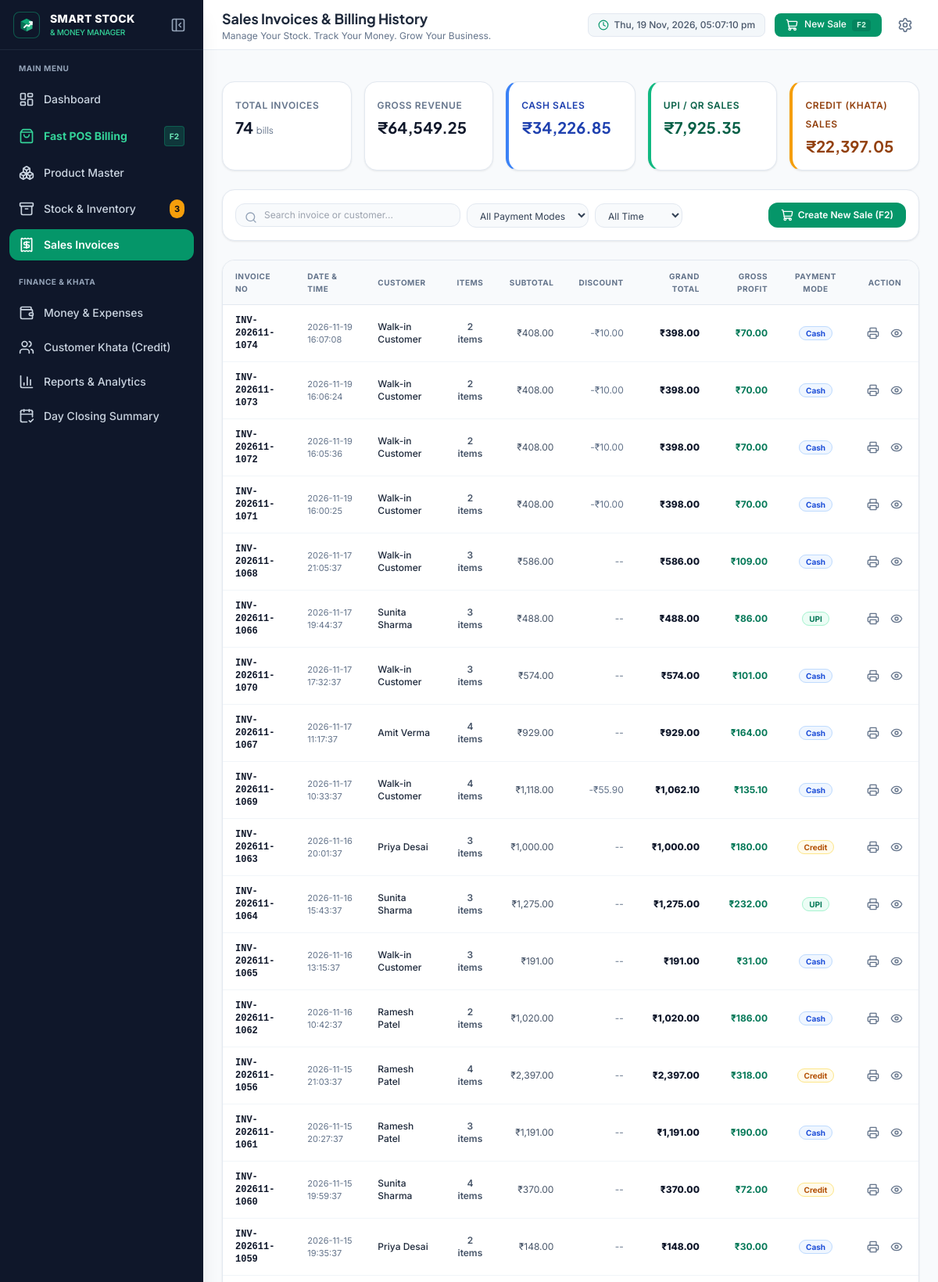
/sales (signed in, upper part), run on the app's committed database.
### tables this page shows
CREATE TABLE sales (
        id INTEGER PRIMARY KEY AUTOINCREMENT,
        invoice_no TEXT UNIQUE NOT NULL,
        customer_id INTEGER,
        customer_name TEXT DEFAULT 'Walk-in Customer',
        subtotal REAL NOT NULL,
        discount_type TEXT DEFAULT 'fixed',
        discount_value REAL DEFAULT 0,
        discount_amount REAL DEFAULT 0,
        grand_total REAL NOT NULL,
        total_cost REAL NOT NULL DEFAULT 0,
        profit REAL NOT NULL DEFAULT 0,
        payment_method TEXT NOT NULL CHECK(payment_method IN ('Cash', 'UPI', 'Credit')),
        payment_status TEXT NOT NULL DEFAULT 'Paid' CHECK(payment_status IN ('Paid', 'Pending', 'Partial')),
        amount_paid REAL NOT NULL DEFAULT 0,
        notes TEXT,
        created_at TIMESTAMP DEFAULT CURRENT_TIMESTAMP,
        FOREIGN KEY (customer_id) REFERENCES customers (id) ON DELETE SET NULL
    );

### app.py (the view)
@app.route('/sales')
@login_required
def sales_view():
    search_query = request.args.get('q', '').strip()
    selected_method = request.args.get('method', '').strip()
    selected_period = request.args.get('period', 'all').strip()
    conn = get_db()
    cursor = conn.cursor()
    query = """
        SELECT s.*, COUNT(si.id) as item_count
        FROM sales s
        LEFT JOIN sale_items si ON s.id = si.sale_id
        WHERE 1=1
    """
    params = []
    if search_query:
        query += " AND (s.invoice_no LIKE ? OR s.customer_name LIKE ?)"
        params.extend([f"%{search_query}%", f"%{search_query}%"])
    if selected_method:
        query += " AND s.payment_method = ?"
        params.append(selected_method)
    if selected_period == 'today':
        query += " AND DATE(s.created_at) = DATE('now', 'localtime')"
    elif selected_period == 'yesterday':
        query += " AND DATE(s.created_at) = DATE('now', '-1 day', 'localtime')"
    elif selected_period == 'last7':
        query += " AND DATE(s.created_at) >= DATE('now', '-7 days', 'localtime')"
    elif selected_period == 'month':
        query += " AND strftime('%Y-%m', s.created_at) = strftime('%Y-%m', 'now', 'localtime')"
    query += " GROUP BY s.id ORDER BY s.created_at DESC"
    cursor.execute(query, params)
    sales = cursor.fetchall()
    total_sales_amount = sum(s['grand_total'] for s in sales)
    cash_sales_amount = sum(s['grand_total'] for s in sales if s['payment_method'] == 'Cash')
    upi_sales_amount = sum(s['grand_total'] for s in sales if s['payment_method'] == 'UPI')
    credit_sales_amount = sum(s['grand_total'] for s in sales if s['payment_method'] == 'Credit')
    conn.close()
    return render_template(
        'sales.html',
        active_page='sales',
        sales=sales,
        total_invoices_count=len(sales),
        total_sales_amount=total_sales_amount,
        cash_sales_amount=cash_sales_amount,
        upi_sales_amount=upi_sales_amount,
        credit_sales_amount=credit_sales_amount,
        search_query=search_query,
        selected_method=selected_method,
        selected_period=selected_period
    )

### app.py (called while the page is built, shortened)
def login_required(f):
    @wraps(f)
    def decorated_function(*args, **kwargs):
        if 'user_id' not in session:
            flash('Please sign in to access your shop dashboard.', 'info')
            return redirect(url_for('login', next=request.url))
        return f(*args, **kwargs)
    return decorated_function

def get_current_shop():
    conn = get_db()
    cursor = conn.cursor()
    user_id = session.get('user_id', 1)
    cursor.execute("SELECT * FROM users WHERE id = ?", (user_id,))
    user = cursor.fetchone()
    conn.close()
    return dict(user)

@app.context_processor
def inject_global_data():
    if 'user_id' in session:
        conn = get_db()
        cursor = conn.cursor()
        cursor.execute("SELECT COUNT(*) as count FROM products WHERE is_active = 1 AND quantity <= min_stock")
        row = cursor.fetchone()
        conn.close()
        low_count = row['count'] if row else 0
        session['low_stock_count'] = low_count
    return {
        'current_year': datetime.now().year,
        'today_str': datetime.now().strftime('%Y-%m-%d'),
        'shop_profile': get_current_shop()
    }

### database.py (called while the page is built)
def get_db():
    conn = sqlite3.connect(DB_PATH)
    conn.row_factory = sqlite3.Row
    conn.execute("PRAGMA foreign_keys = ON")
    return conn

### templates/sales.html (shortened to what this page needs)
{% extends "base.html" %}
{% block header_title %}Sales Invoices &amp; Billing History{% endblock %}
{% block content %}
<div class="space-y-6">
    <div class="grid grid-cols-2 sm:grid-cols-2 lg:grid-cols-5 gap-4">
        <div class="saas-card p-4">
            <span class="text-xs font-semibold text-slate-500 uppercase tracking-wider">Total Invoices</span>
            <div class="text-xl font-bold text-slate-900 font-heading mt-1">{{ total_invoices_count }} <span class="text-xs font-normal text-slate-500">bills</span></div>
        </div>
        <div class="saas-card p-4">
            <span class="text-xs font-semibold text-slate-500 uppercase tracking-wider">Gross Revenue</span>
            <div class="text-xl font-bold text-slate-900 font-heading mt-1">₹{{ "{:,.2f}".format(total_sales_amount) }}</div>
        </div>
        <div class="saas-card p-4 border-l-4 border-l-blue-500">
            <span class="text-xs font-semibold text-blue-800 uppercase tracking-wider">Cash Sales</span>
            <div class="text-xl font-bold text-blue-800 font-heading mt-1">₹{{ "{:,.2f}".format(cash_sales_amount) }}</div>
        </div>
        <div class="saas-card p-4 border-l-4 border-l-emerald-500">
            <span class="text-xs font-semibold text-emerald-800 uppercase tracking-wider">UPI / QR Sales</span>
            <div class="text-xl font-bold text-emerald-800 font-heading mt-1">₹{{ "{:,.2f}".format(upi_sales_amount) }}</div>
        </div>
        <div class="saas-card p-4 border-l-4 border-l-amber-500">
            <span class="text-xs font-semibold text-amber-800 uppercase tracking-wider">Credit (Khata) Sales</span>
            <div class="text-xl font-bold text-amber-800 font-heading mt-1">₹{{ "{:,.2f}".format(credit_sales_amount) }}</div>
        </div>
    </div>
    <div class="saas-card p-4 flex flex-col md:flex-row items-stretch md:items-center justify-between gap-3">
        <form method="GET" action="{{ url_for('sales_view') }}" class="flex-1 flex flex-col sm:flex-row items-center gap-2">
            <div class="relative w-full sm:w-72">
                <i data-lucide="search" class="w-4 h-4 text-slate-400 absolute left-3 top-2.5"></i>
                <input type="text" name="q" value="{{ search_query }}" placeholder="Search invoice or customer..."
                       class="w-full pl-9 pr-3 py-1.5 text-xs border border-slate-200 rounded-xl focus:outline-none focus:ring-1 focus:ring-emerald-500 bg-slate-50 focus:bg-white">
            </div>
            <select name="method" onchange="this.form.submit()" class="w-full sm:w-auto py-1.5 px-3 text-xs border border-slate-200 rounded-xl bg-slate-50 focus:bg-white text-slate-700">
                <option value="">All Payment Modes</option>
            </select>
            <select name="period" onchange="this.form.submit()" class="w-full sm:w-auto py-1.5 px-3 text-xs border border-slate-200 rounded-xl bg-slate-50 focus:bg-white text-slate-700">
                <option value="all" {% if selected_period == 'all' %}selected{% endif %}>All Time</option>
            </select>
        </form>
        <a href="{{ url_for('pos_view') }}" class="px-4 py-2 rounded-xl bg-emerald-600 hover:bg-emerald-700 text-white font-semibold text-xs shadow-xs transition-colors flex items-center justify-center gap-1.5 shrink-0">
            <i data-lucide="shopping-cart" class="w-4 h-4"></i>
            <span>Create New Sale (F2)</span>
        </a>
    </div>
    <div class="saas-card overflow-hidden">
        <div class="overflow-x-auto">
            <table class="w-full text-left text-xs">
                <thead class="bg-slate-50 border-b border-slate-200 text-slate-500 uppercase text-[10px] tracking-wider font-semibold">
                    <tr>
                        <th class="py-3 px-4">Invoice No</th>
                        <th class="py-3 px-4">Date &amp; Time</th>
                        <th class="py-3 px-4">Customer</th>
                        <th class="py-3 px-4 text-center">Items</th>
                        <th class="py-3 px-4 text-right">Subtotal</th>
                        <th class="py-3 px-4 text-right">Discount</th>
                        <th class="py-3 px-4 text-right">Grand Total</th>
                        <th class="py-3 px-4 text-right">Gross Profit</th>
                        <th class="py-3 px-4 text-center">Payment Mode</th>
                        <th class="py-3 px-4 text-center">Action</th>
                    </tr>
                </thead>
                <tbody class="divide-y divide-slate-100 text-slate-700">
                    {% for s in sales %}
                    <tr class="hover:bg-slate-50/80 transition-colors">
                        <td class="py-3 px-4 font-mono font-bold text-slate-900">{{ s.invoice_no }}</td>
                        <td class="py-3 px-4 text-slate-500 text-[11px]">{{ s.created_at }}</td>
                        <td class="py-3 px-4 font-medium text-slate-800">{{ s.customer_name }}</td>
                        <td class="py-3 px-4 text-center font-semibold text-slate-600">{{ s.item_count or 1 }} items</td>
                        <td class="py-3 px-4 text-right text-slate-600">₹{{ "{:,.2f}".format(s.subtotal) }}</td>
                        <td class="py-3 px-4 text-right text-slate-500">{% if s.discount_amount > 0 %}-₹{{ "{:,.2f}".format(s.discount_amount) }}{% else %}--{% endif %}</td>
                        <td class="py-3 px-4 text-right font-extrabold text-slate-900">₹{{ "{:,.2f}".format(s.grand_total) }}</td>
                        <td class="py-3 px-4 text-right font-bold text-emerald-700">₹{{ "{:,.2f}".format(s.profit) }}</td>
                        <td class="py-3 px-4 text-center">
                            <span class="px-2 py-0.5 rounded-full text-[10px] font-bold {% if s.payment_method == 'Cash' %}bg-blue-50 text-blue-700 border border-blue-200{% elif s.payment_method == 'UPI' %}bg-emerald-50 text-emerald-700 border border-emerald-200{% else %}bg-amber-50 text-amber-700 border border-amber-200{% endif %}">
                                {{ s.payment_method }}
                            </span>
                        </td>
                        <td class="py-3 px-4 text-center">
                            <div class="flex items-center justify-center gap-1.5">
                                <a href="{{ url_for('print_invoice', id=s.id) }}" target="_blank" class="p-1 rounded-lg text-slate-500 hover:text-emerald-700 hover:bg-emerald-50 transition-colors" title="Print Bill Receipt">
                                    <i data-lucide="printer" class="w-4 h-4"></i>
                                </a>
                                <button type="button" onclick="viewInvoiceDetails({{ s.id }})" class="p-1 rounded-lg text-slate-500 hover:text-blue-600 hover:bg-blue-50 transition-colors" title="View Line Items">
                                    <i data-lucide="eye" class="w-4 h-4"></i>
                                </button>
                            </div>
                        </td>
                    </tr>
                    {% endfor %}
                </tbody>
            </table>
        </div>
    </div>
</div>
{% endblock %}

### static/css/custom.css (style rules this page uses)
:root { --navy-950: #090d16; --navy-900: #0f172a; --navy-800: #1e293b; --navy-700: #334155; --navy-600: #475569; --emerald-500: #10b981; --emerald-600: #059669; --emerald-700: #047857; --emerald-50: #ecfdf5; --emerald-100: #d1fae5; --slate-50: #f8fafc; --slate-100: #f1f5f9; --slate-200: #e2e8f0; --slate-300: #cbd5e1; --sidebar-width: 260px; --sidebar-collapsed-width: 80px; }
body { font-family: 'Inter', system-ui, -apple-system, BlinkMacSystemFont, 'Segoe UI', Roboto, sans-serif; background-color: #f8fafc; color: #1e293b; -webkit-font-smoothing: antialiased; -moz-osx-font-smoothing: grayscale; }
h1, h2, h3, h4, .font-heading { font-family: 'Plus Jakarta Sans', 'Inter', sans-serif; }
.saas-card { background: #ffffff; border: 1px solid #e2e8f0; border-radius: 1rem; box-shadow: 0 1px 3px 0 rgba(0, 0, 0, 0.05), 0 1px 2px 0 rgba(0, 0, 0, 0.03); transition: all 0.2s cubic-bezier(0.4, 0, 0.2, 1); }

### data on the page
sales: invoice_no "INV-202611-1074", created_at "2026-11-19 16:07:08", customer_name "Walk-in Customer", item_count "2", subtotal "408.00", discount_amount "10.00", grand_total "398.00", profit "70.00", payment_method "Cash"
sales: invoice_no "INV-202611-1073", created_at "2026-11-19 16:06:24", customer_name "Walk-in Customer", item_count "2", subtotal "408.00", discount_amount "10.00", grand_total "398.00", profit "70.00", payment_method "Cash"
sales: invoice_no "INV-202611-1072", created_at "2026-11-19 16:05:36", customer_name "Walk-in Customer", item_count "2", subtotal "408.00", discount_amount "10.00", grand_total "398.00", profit "70.00", payment_method "Cash"
sales: invoice_no "INV-202611-1071", created_at "2026-11-19 16:00:25", customer_name "Walk-in Customer", item_count "2", subtotal "408.00", discount_amount "10.00", grand_total "398.00", profit "70.00", payment_method "Cash"
sales: invoice_no "INV-202611-1068", created_at "2026-11-17 21:05:37", customer_name "Walk-in Customer", item_count "3", subtotal "586.00", grand_total "586.00", profit "109.00", payment_method "Cash"
sales: invoice_no "INV-202611-1066", created_at "2026-11-17 19:44:37", customer_name "Sunita Sharma", item_count "3", subtotal "488.00", grand_total "488.00", profit "86.00", payment_method "UPI"
sales: invoice_no "INV-202611-1070", created_at "2026-11-17 17:32:37", customer_name "Walk-in Customer", item_count "3", subtotal "574.00", grand_total "574.00", profit "101.00", payment_method "Cash"
sales: invoice_no "INV-202611-1067", created_at "2026-11-17 11:17:37", customer_name "Amit Verma", item_count "4", subtotal "929.00", grand_total "929.00", profit "164.00", payment_method "Cash"
sales: invoice_no "INV-202611-1069", created_at "2026-11-17 10:33:37", customer_name "Walk-in Customer", item_count "4", subtotal "1,118.00", discount_amount "55.90", grand_total "1,062.10", profit "135.10", payment_method "Cash"
sales: invoice_no "INV-202611-1063", created_at "2026-11-16 20:01:37", customer_name "Priya Desai", item_count "3", subtotal "1,000.00", grand_total "1,000.00", profit "180.00", payment_method "Credit"
sales: invoice_no "INV-202611-1064", created_at "2026-11-16 15:43:37", customer_name "Sunita Sharma", item_count "3", subtotal "1,275.00", grand_total "1,275.00", profit "232.00", payment_method "UPI"
sales: invoice_no "INV-202611-1065", created_at "2026-11-16 13:15:37", customer_name "Walk-in Customer", item_count "3", subtotal "191.00", grand_total "191.00", profit "31.00", payment_method "Cash"
sales: invoice_no "INV-202611-1062", created_at "2026-11-16 10:42:37", customer_name "Ramesh Patel", item_count "2", subtotal "1,020.00", grand_total "1,020.00", profit "186.00", payment_method "Cash"
sales: invoice_no "INV-202611-1056", created_at "2026-11-15 21:03:37", customer_name "Ramesh Patel", item_count "4", subtotal "2,397.00", grand_total "2,397.00", profit "318.00", payment_method "Credit"
sales: invoice_no "INV-202611-1061", created_at "2026-11-15 20:27:37", customer_name "Ramesh Patel", item_count "3", subtotal "1,191.00", grand_total "1,191.00", profit "190.00", payment_method "Cash"
sales: invoice_no "INV-202611-1060", created_at "2026-11-15 19:59:37", customer_name "Sunita Sharma", item_count "4", subtotal "370.00", grand_total "370.00", profit "72.00", payment_method "Credit"
sales: invoice_no "INV-202611-1059", created_at "2026-11-15 19:35:37", customer_name "Priya Desai", item_count "2", subtotal "148.00", grand_total "148.00", profit "30.00", payment_method "Cash"

### other printed values
{{ session.get('low_stock_count') }} "3"
{{ total_invoices_count }} "74"
{{ "{:,.2f}".format(total_sales_amount) }} "64,549.25"
{{ "{:,.2f}".format(cash_sales_amount) }} "34,226.85"
{{ "{:,.2f}".format(upi_sales_amount) }} "7,925.35"
{{ "{:,.2f}".format(credit_sales_amount) }} "22,397.05"
